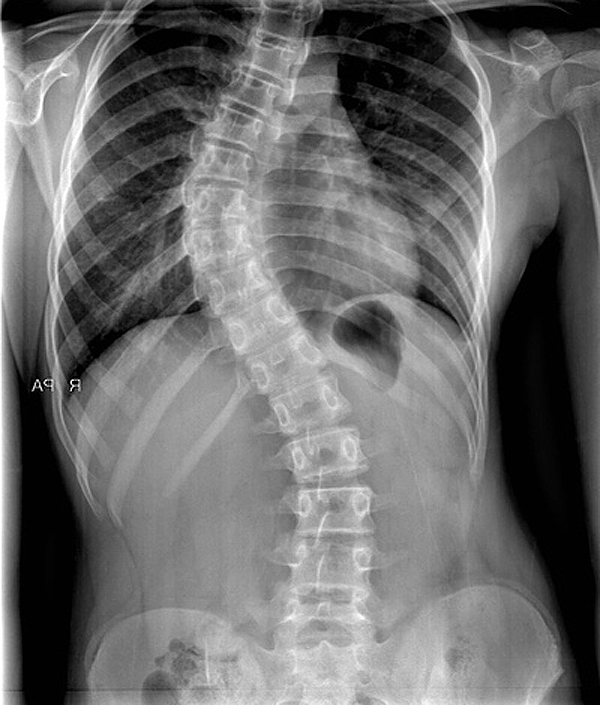
#> input picture ex3.jpg, 600 x 705 px
$ python ayuda_canny.py
#> lines starting #> are read from the running program, lines starting #| are printed output that depends on the picture; after the words box and inside, x2 and y2 are one past the last pixel; in counts of white or black regions, pixels touching at a corner belong together
import numpy as np
import matplotlib.pyplot as plt
from scipy import ndimage as ndi

from skimage import feature
import cv2

# Generate noisy image of a square
im = cv2.imread('ex3.jpg', 0)
#> im is the input picture: shape (705, 600); min 0, max 255, mean 108.2
# Compute the Canny filter for two values of sigma
edges1 = feature.canny(im)
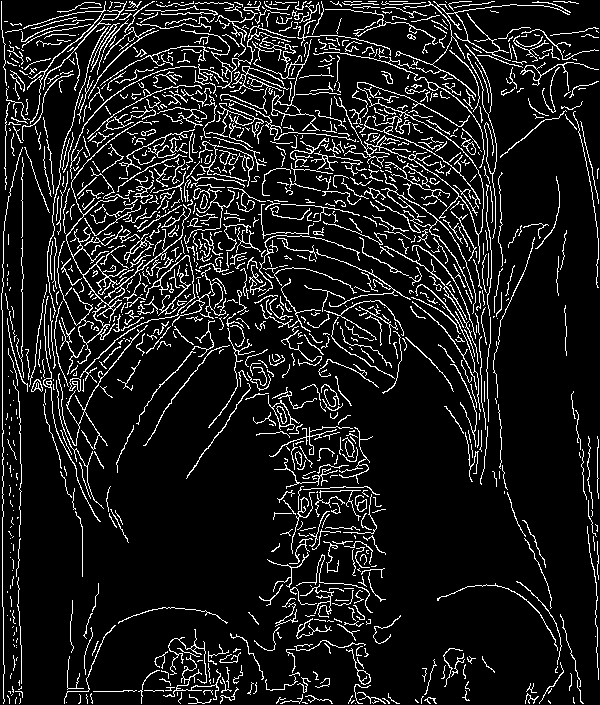
#> edges1: shape (705, 600) bool; 11% white in thin lines or dots
edges2 = feature.canny(im, sigma=4.5)
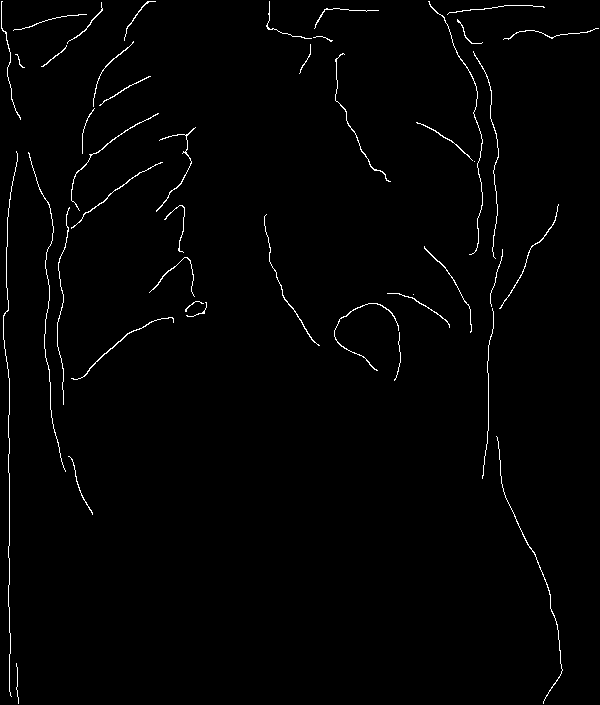
#> edges2: shape (705, 600) bool; 1.3% white in thin lines or dots


plt.title('Original Image'), plt.xticks([]), plt.yticks([])
plt.subplot(122), plt.imshow(edges2, cmap='gray')
plt.title('Edge Image'), plt.xticks([]), plt.yticks([])
plt.show()

$ run again, with ex0.jpg copied over ex3.jpg
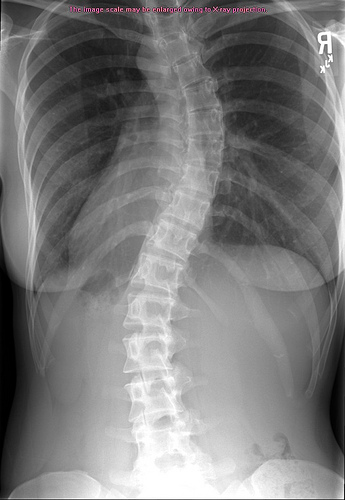
#> input picture ex0.jpg, 345 x 500 px
#> `edges1 = feature.canny(im)`:
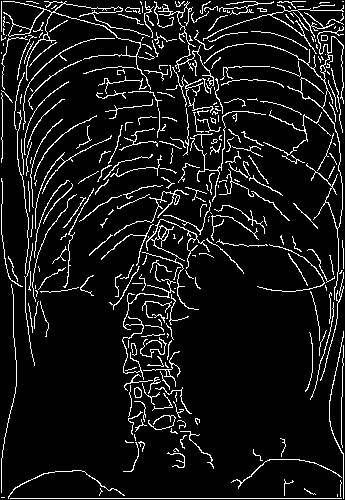
#> edges1: shape (500, 345) bool; 8.9% white in thin lines or dots
#> `edges2 = feature.canny(im, sigma=4.5)`:
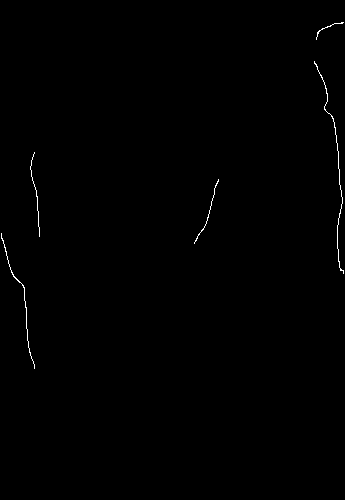
#> edges2: shape (500, 345) bool; 0.34% white in thin lines or dots, all inside (x1, y1, x2, y2) = (1, 22, 344, 369)

$ run again, with ex1.jpg copied over ex3.jpg
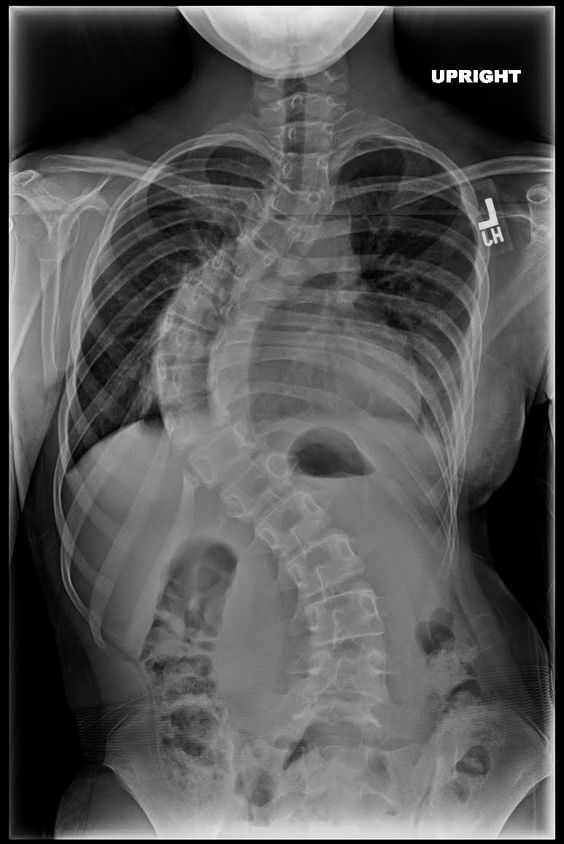
#> input picture ex1.jpg, 564 x 844 px
#> im is the input picture: shape (844, 564); min 0, max 255, mean 84.7
#> `edges1 = feature.canny(im)`:
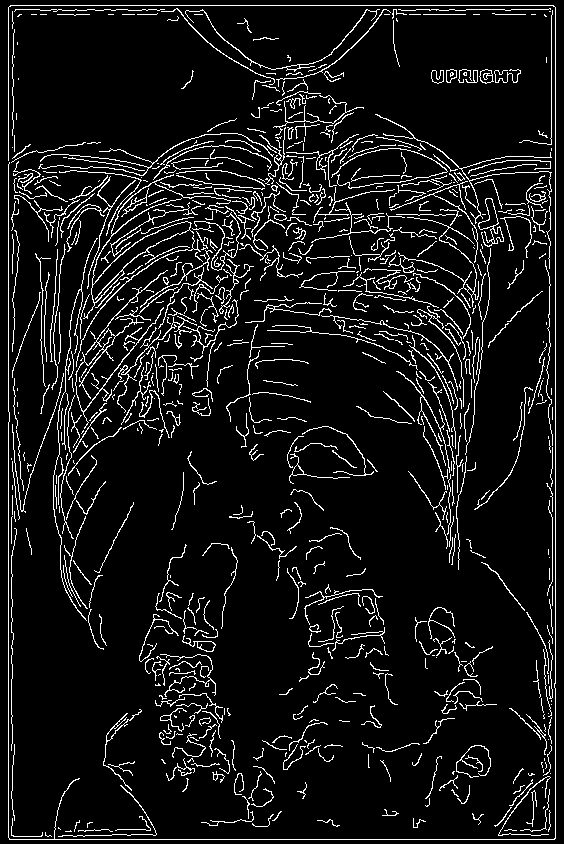
#> edges1: shape (844, 564) bool; 8.1% white in thin lines or dots
#> `edges2 = feature.canny(im, sigma=4.5)`:
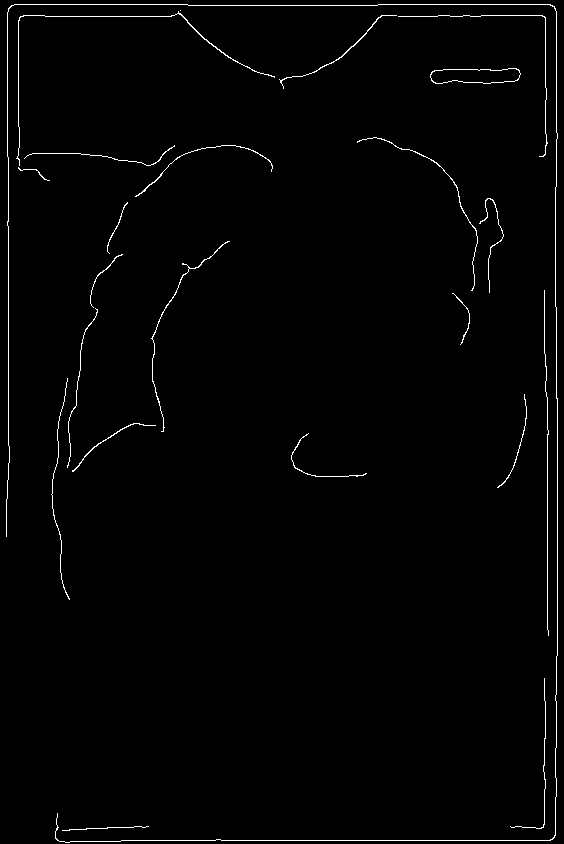
#> edges2: shape (844, 564) bool; 1.3% white in thin lines or dots

$ run again, with ex11.jpg copied over ex3.jpg
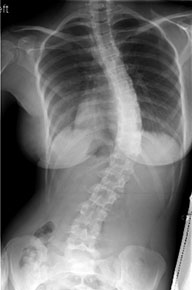
#> input picture ex11.jpg, 192 x 290 px
#> im is the input picture: shape (290, 192); min 0, max 255, mean 111.7
#> `edges1 = feature.canny(im)`:
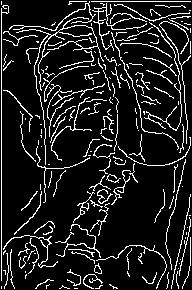
#> edges1: shape (290, 192) bool; 11.9% white in thin lines or dots
#> `edges2 = feature.canny(im, sigma=4.5)`:
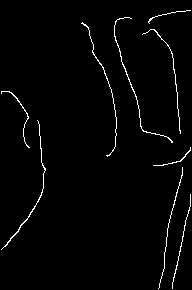
#> edges2: shape (290, 192) bool; 1.9% white in thin lines or dots
